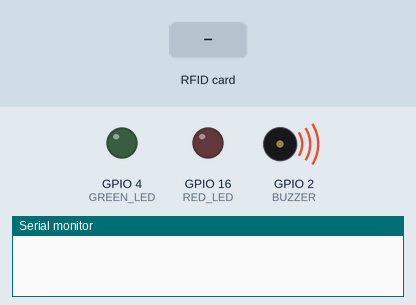
A sketch run on a simulated ESP32. Shown: output pins drawn as LEDs (lit = HIGH), buzzer (waves = sounding, pin HIGH), the last lines printed to the serial monitor. The test bench sets the inputs (shaded band).

Above: at 0.1 s.
At 1.5 s:
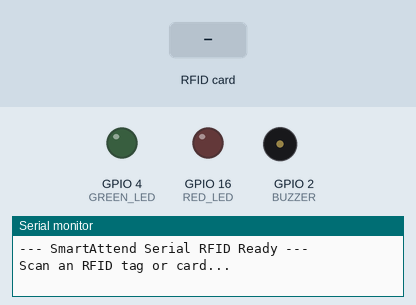
1.6 s: RFID card 5E 7A 19 C4 held to the reader
At 1.67 s:
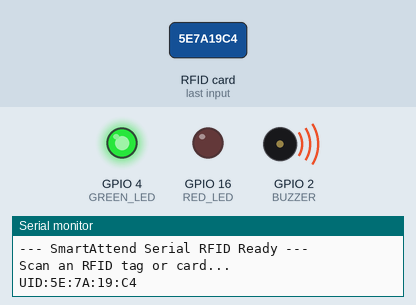
Timing chart, 0 to 4.6 s (numbered marks = the images above; inputs shaded):
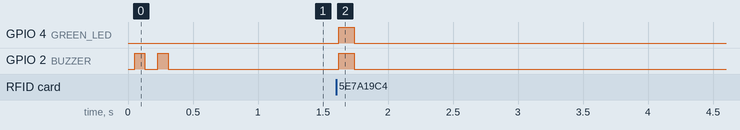

Measured:
- after the input at 1.6 s, GPIO 4 (GREEN_LED), GPIO 2 (BUZZER): LOW → HIGH at once, → LOW 0.12 s later

The sketch:

rfid_serial.ino
```cpp
/*
 * SmartAttend — ESP32 RC522 RFID Reader (USB Serial Mode)
 * ========================================================
 * Sends card scans directly over USB Serial to the Streamlit Dashboard.
 * No Wi-Fi required!
 *
 * ── WIRING ──────────────────────────────────────────────────────────────────
 *   RC522 SDA (SS) → GPIO 5
 *   RC522 SCK      → GPIO 18
 *   RC522 MOSI     → GPIO 23
 *   RC522 MISO     → GPIO 19
 *   RC522 RST      → GPIO 22
 *   RC522 3.3V     → 3.3V (Do NOT use 5V!)
 *   RC522 GND      → GND
 *
 *   Optional Feedback:
 *   Green LED      → GPIO 4 (via 220Ω resistor to GND)
 *   Red LED        → GPIO 16 (via 220Ω resistor to GND)
 *   Buzzer         → GPIO 2 (active buzzer, (-) to GND)
 * ────────────────────────────────────────────────────────────────────────────
 */

#include <SPI.h>
#include <MFRC522.h>

#define SS_PIN    5
#define RST_PIN   22
#define GREEN_LED 4
#define RED_LED   16
#define BUZZER    2

MFRC522 rfid(SS_PIN, RST_PIN);

void setup() {
  Serial.begin(115200);
  while (!Serial); // Wait for serial port ready

  pinMode(GREEN_LED, OUTPUT);
  pinMode(RED_LED,   OUTPUT);
  pinMode(BUZZER,    OUTPUT);

  digitalWrite(GREEN_LED, LOW);
  digitalWrite(RED_LED, LOW);
  digitalWrite(BUZZER, LOW);

  SPI.begin();
  rfid.PCD_Init();

  // Startup indication: 2 short beeps
  digitalWrite(BUZZER, HIGH); delay(80); digitalWrite(BUZZER, LOW);
  delay(100);
  digitalWrite(BUZZER, HIGH); delay(80); digitalWrite(BUZZER, LOW);

  Serial.println("\n--- SmartAttend Serial RFID Ready ---");
  Serial.println("Scan an RFID tag or card...");
}

void loop() {
  // Look for new RFID card
  if (!rfid.PICC_IsNewCardPresent() || !rfid.PICC_ReadCardSerial()) {
    return;
  }

  // Format UID as XX:XX:XX:XX
  String uid = "";
  for (byte i = 0; i < rfid.uid.size; i++) {
    if (i > 0) uid += ":";
    if (rfid.uid.uidByte[i] < 0x10) uid += "0";
    uid += String(rfid.uid.uidByte[i], HEX);
  }
  uid.toUpperCase();

  // Print exact prefix expected by Python serial processor
  Serial.println("UID:" + uid);

  // Beep & flash green on scan
  digitalWrite(GREEN_LED, HIGH);
  digitalWrite(BUZZER, HIGH);
  delay(120);
  digitalWrite(GREEN_LED, LOW);
  digitalWrite(BUZZER, LOW);

  // Halt card & stop crypto
  rfid.PICC_HaltA();
  rfid.PCD_StopCrypto1();

  // Delay to prevent duplicate immediate triggers
  delay(1500);
}
```
